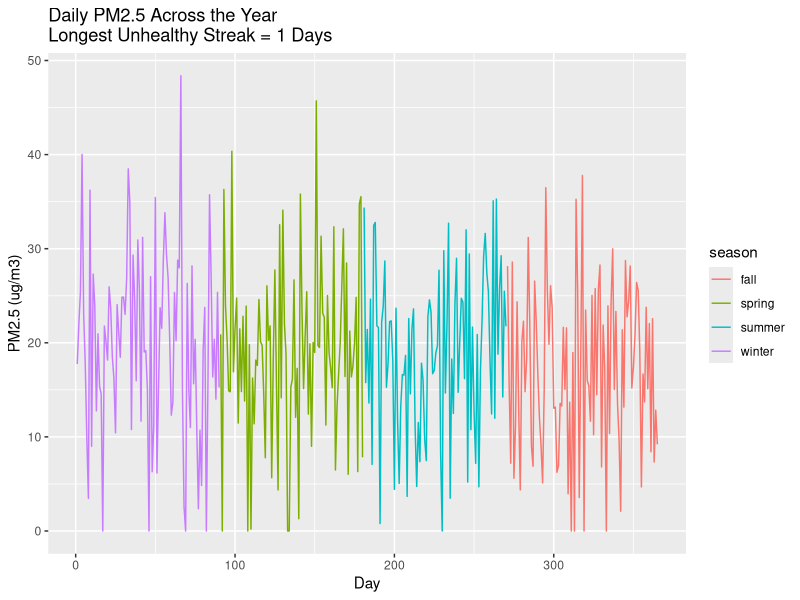
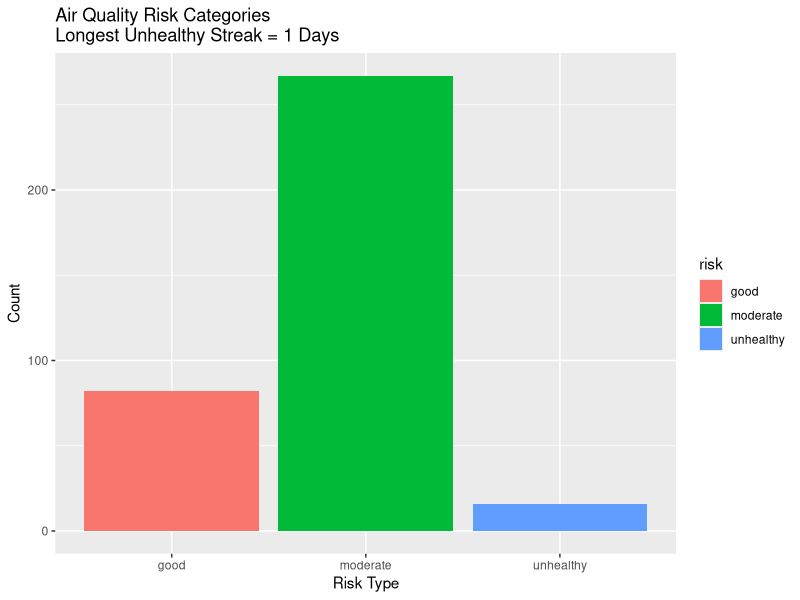

Generate these figures, in order, with R:
## ---- chunk 1
library(tidyverse)
## ---- chunk 2
day = 1:365

pm25 = rnorm(n = 365, mean = 19, sd = 10)

pm25 = ifelse(pm25 < 0, 0, pm25)

pm25

## ---- chunk 3
season = rep(NA, times = 365)

for (i in 1:365) {
  if (i <= 90) {
    season[i] = "winter"
  } else if (i <= 180) {
    season[i] = "spring"
  } else if (i <= 270) {
    season[i] = "summer"
  } else {
    season[i] = "fall"
  }
}

season = as.factor(season)

season
## ---- chunk 4
airquality = data.frame(day = day, pm25 = pm25, season = season)

airquality$risk = NA

airquality
## ---- chunk 5
# Initializing
current_streak = 0
max_unhealthy_streak = 0
## ---- chunk 6
for (i in 1:nrow(airquality)) {
  if (airquality$pm25[i] < 12) {
    airquality$risk[i] = "good"
    current_streak = 0
  } else if (airquality$pm25[i] <= 35) {
    airquality$risk[i] = "moderate"
    current_streak = 0
  } else {
    airquality$risk[i] = "unhealthy"
    current_streak = current_streak + 1
    if (current_streak > max_unhealthy_streak) {
      max_unhealthy_streak = current_streak
    }
  }
}

max_unhealthy_streak
## ---- chunk 7
#Initializing
unhealthy_days= rep(0, 4)
names(unhealthy_days) = levels(airquality$season)

## ---- chunk 8
for (i in 1:nrow(airquality)) {
  if (airquality$risk[i] == "unhealthy") {
    current_season = airquality$season[i]
    unhealthy_days[current_season] =
      unhealthy_days[current_season] + 1
  }
}

unhealthy_days
## ---- chunk 9
time_name = sprintf("Daily PM2.5 Across the Year\nLongest Unhealthy Streak = %d Days", max_unhealthy_streak)

ggplot(airquality,aes(day, pm25, color = season)) +
  geom_line() +
  labs(title = time_name, x = "Day", y = "PM2.5 (ug/m3)")

risk_name = sprintf(
  "Air Quality Risk Categories\nLongest Unhealthy Streak = %d Days",
  max_unhealthy_streak)

ggplot(airquality,aes(risk, fill = risk)) +
  geom_bar() +
  labs(title = risk_name,
    x = "Risk Type",
    y = "Count")
